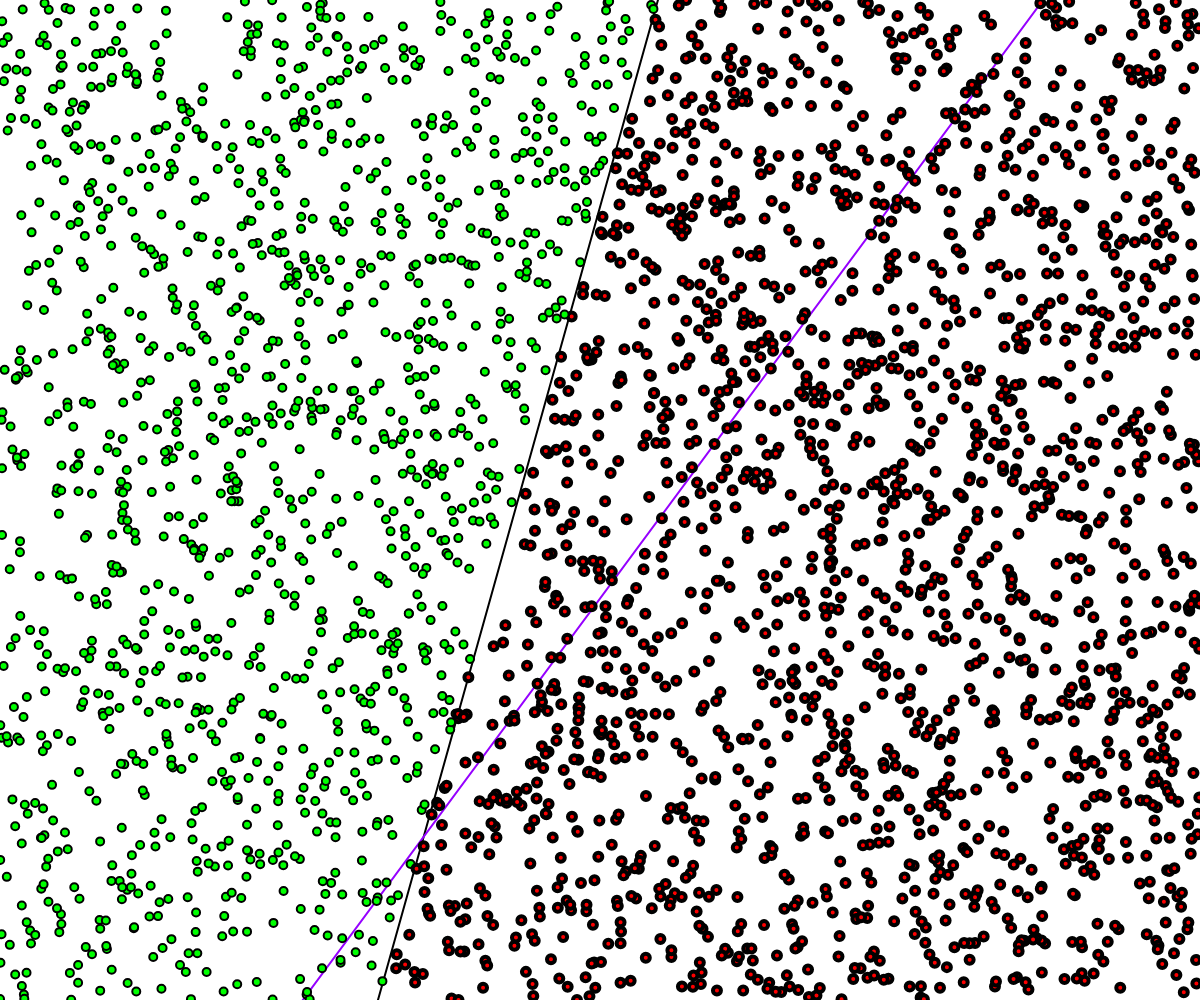
Frame 1 (no input)
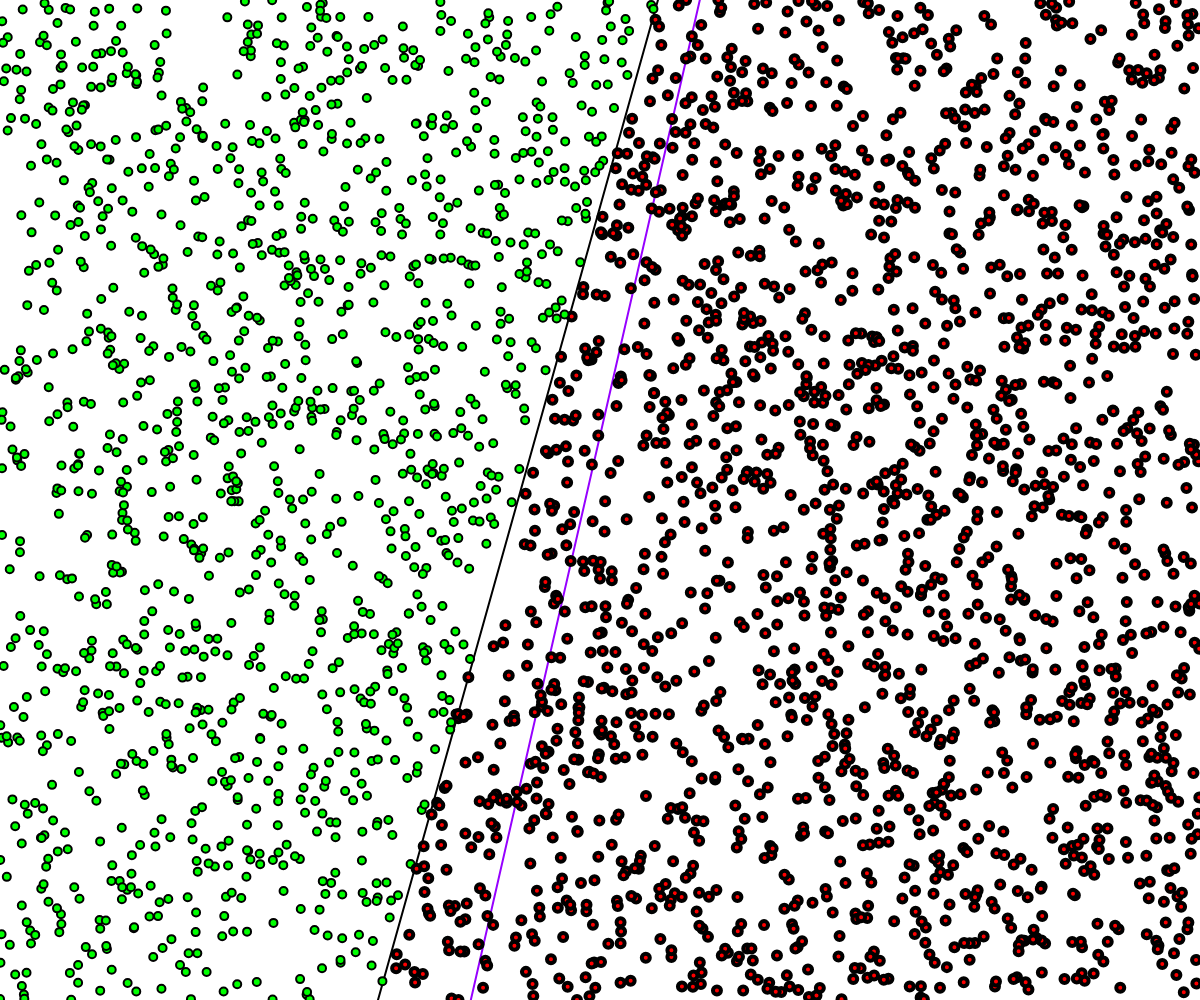
Frame 60 (no input)
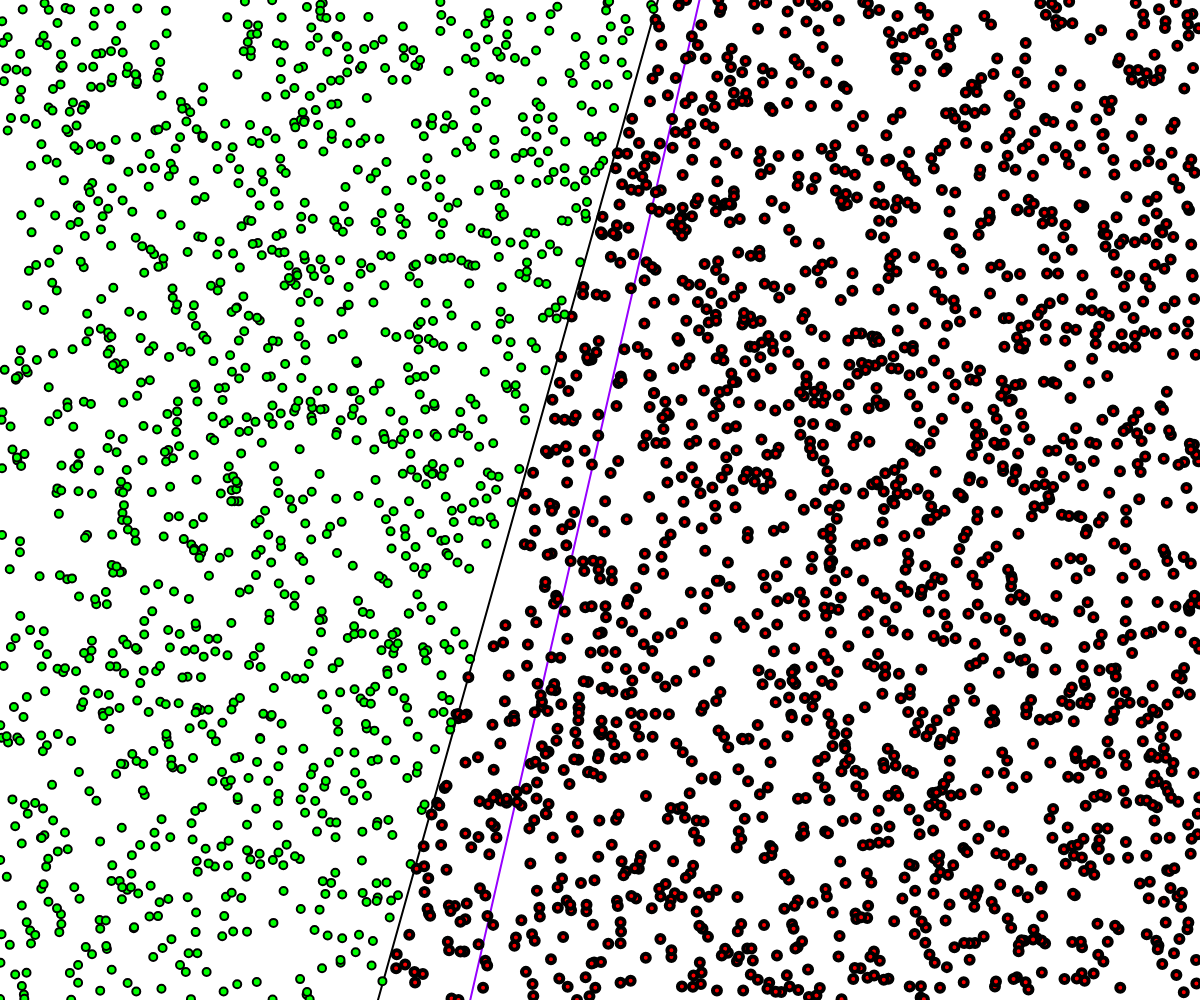
Frame 120 (the mouse pressed at the canvas centre since frame 60)

The p5.js sketch that drew these frames (run headless with seeded random() and noise() and a simulated clock; from frame 60 on, the mouse is pressed at the canvas centre):

// p5.js sketch
// ── sketch.js
//Perceptron
let perceptron;
//Data Set (Array of Points)
let datas;

//Line to guess : y = ax + b
let a;
let b;

//Line to guess
function f(x){
    return a*x + b;
}

function setup() {
	createCanvas(windowWidth, windowHeight);

	//Init line to guess
	a = random(-10, 10);
	b = random(-10, 10);

	//Create an activation function for the Perceptron
	function activation(input){
		return (input > 0);
	}

	//Init Perceptron (2 inputs : x and y)
	perceptron = new Perceptron(2, activation);

	//Init Data Set
	nbData = floor(random((width*height)/500, (width*height)/250));
	datas = new Array(nbData);
	for (let i = 0; i < datas.length; i++) {
		datas[i] = new Point();
	}
}

function draw() {
	background(255);

	//Get 2 Point from the line to guess
	var point1 = new Point();
	point1.setPoint(-10, f(-10));
	var point2 = new Point();
	point2.setPoint(10, f(10));

	//Draw the line to guess
	stroke(0);
	strokeWeight(2);
	line(point1.pX, point1.pY, point2.pX, point2.pY);

	//Draw Perceptron's guessed line
	perceptron.drawGuessLine();

	//For each Datas
	for (let i = 0; i < datas.length; i++) {

		//Guess (or train) the Data
		//var result = perceptron.guess(datas[i].asInputs());
		var result = perceptron.train(datas[i].asInputs(),datas[i].label);

		//Colorize the Data from the Neural Network's guess
		if(result == datas[i].label){
			//Green = success
			fill(0, 255, 0);
		} else {
			//Red = fail
			fill(255, 0, 0);
		}

		//Draw the Data
		datas[i].draw();
	}
}
// ── Perceptron.js
class Perceptron{

    //Constructor
    constructor(nbInput, activation){
        //Init Weights at random (between -1 and 1)
        this.weights = new Array(nbInput);
        for (let i = 0; i < this.weights.length; i++) {
            this.weights[i] = random(-1, 1);
        }

        //Init Bias Weight at random (between -1 and 1)
        this.bias = random(-1, 1);

        //Init the activation function
        this.activation = activation;

        //Init Learning Rate
        this.learningRate = 0.0001;
    }

    //Guess the Output from the Inputs (inputs.lenght == weight.length !!!)
    guess(inputs){
        
        // ∑(Wi*Xi)+Wb
        var sum = 0;       
        for (let i = 0; i < inputs.length; i++) {
            sum += inputs[i]*this.weights[i];
        }
        sum += this.bias;

        // Test the activation method and return the guessed output
        return this.activation(sum);
    }

    //Train the Perceptron from the Inputs (inputs.lenght == weight.length !!!)
    train(inputs, target){
        //Try to guess the Output from the Inputs
        var answer = this.guess(inputs);

        //Calculate the error
        var error = target - answer;

        //Tweak the Weights
        for (let i = 0; i < this.weights.length; i++) {
            this.weights[i] += error * inputs[i] * this.learningRate;
        }
        //Tweak the Bias's Weight
        this.bias += error * this.learningRate;

        //Return the guessed output
        return answer;
    }

    //Draw Perceptron's guessed line (for 2D inputs)
    drawGuessLine(){

        var w1 = this.weights[0];
        var w2 = this.weights[1];

        var p1 = new Point();
        var p2 = new Point();

        var x1 = -10;
        var x2 = 10;

        // Perceptron's guessed line : ∑(Wi*Xi)+Wb = 0
        var y1 = -(w1/w2)*x1-(this.bias/w2);
        var y2 = -(w1/w2)*x2-(this.bias/w2);

        p1.setPoint(x1, y1);
        p2.setPoint(x2, y2);

        //Draw the line
        stroke(150, 0, 255);
        strokeWeight(2);

        line(p1.pX, p1.pY, p2.pX, p2.pY);
    }
}
// ── Point.js
class Point{

    //Constructor
    constructor(){
        //Init a random point between (-10;-10) and (10;10)
        this.x = random(-10, 10);
        this.y = random(-10, 10);

        //Calculate the pixel coordonate on screen (for drawing)
        this.pX = map(this.x, -10, 10, width, 0);
        this.pY = map(this.y, -10, 10, 0, height);

        //Calculate the label (in order to train the Neural Network)
        if(this.y < f(this.x)){
            this.label = 1;
        } else {
            this.label = -1;
        }
    }

    //Force the X and Y values of the Point
    setPoint(x, y){
        this.x = x;
        this.y = y;

        //Calculate the pixel coordonate on screen (for drawing)
        this.pX = map(this.x, -10, 10, width, 0);
        this.pY = map(this.y, -10, 10, 0, height);

        //Calculate the label (in order to train the Neural Network)
        if(this.y < f(this.x)){
            this.label = 1;
        } else {
            this.label = -1;
        }
    }

    //Draw the point
    draw(){
        stroke(0);

        //Visualization of the correct answer
        if(this.label == -1){
            strokeWeight(4);
        } else {
            strokeWeight(2);
        }

        //Draw the point
        ellipse(this.pX, this.pY, 8);
    }

    //Convert the coordonate to an Array[2] usable by the Perceptron
    asInputs(){
        var output = new Array(2);

        output[0] = this.x;
        output[1] = this.y;

        return output;
    }
}
